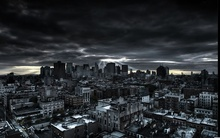
%> input picture segundoParcial/practicas/practica3/city.jpg, 220 x 138 px, shrunk from 736 x 460 before the run
$ octave parte3.m   (GNU Octave 9; MATLAB toolbox functions it lacks are replaced by stand-ins)
%> lines starting %> are read from the running program, lines starting %| are printed output that depends on the picture; long printed decimals are rounded
% Leer la imagen
img = imread('city.jpg');
%> img is the input picture: size 138x220x3 uint8; mean R, G, B 41.9, 45.5, 49.3

% Convertir la imagen a escala de grises si es necesario
if size(img, 3) == 3
    img = rgb2gray(img);
%> img: size 138x220 uint8
end

% Generar y mostrar el histograma de la imagen original
figure;
histogram(img, 256, 'Normalization', 'probability');
title('Histograma');
xlabel('Niveles de Gris');
ylabel('Probabilidad');
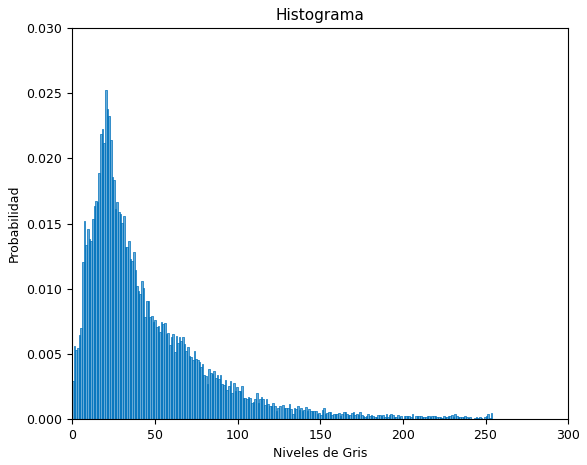
%> figure redrawn from the program's plot data; tallest bar 0.0252 high, from x = 19.84 to 20.84

% Aplanar la imagen en un vector
img = img(:);

% Calcular histograma
histograma = histcounts(double(img), 0:256);
%> histograma = 256 values, max 766 at index 21, min 0 at index 256, mean 118.6

% Calcular probabilidades
probabilidades = histograma / numel(img);
%> probabilidades = 256 values, max 0.0252 at index 21, min 0 at index 256, mean 0.00391

% Crear una matriz con los valores de los píxeles y sus probabilidades
nodes = [probabilidades' (0:255)'];
%> nodes = 256 rows, first 12: [0.0029 0; 0.00563 1; 0.00534 2; 0.00547 3; 0.00642 4; 0.00702 5; 0.012 6; 0.0152 7; 0.0133 8; 0.0146 9; 0.0138 10; 0.0136 11]

% Ordenar la matriz por probabilidades de mayor a menor
nodes = sortrows(nodes, -1);
%> nodes = 256 rows, first 12: [0.0252 20; 0.0238 21; 0.0233 22; 0.0222 18; 0.0219 17; 0.0214 23; 0.0212 19; 0.0189 16; 0.0185 24; 0.0183 25; 0.0167 14; 0.0166 15]

% Guardar las probabilidades ordenadas en un archivo txt
fid = fopen('parte3.txt', 'w');
for i = 1:256
    % Calcular el número de bits necesarios para representar el píxel
    bits = ceil(log2(i));
    fprintf(fid, 'Pixel: %d, Probabilidad: %f, Bits: %d\n', nodes(i, 2), nodes(i, 1), bits);
end

% Mostrar las probabilidades iniciales
disp('Probabilidades ordenadas:');
disp(nodes(:, 1)');
%|  Columns 1 through 7:
%|    0.02523   0.02378   0.02329   0.02223   0.02187   0.02144   0.02121
%|  Columns 8 through 14:
%|    0.01891   0.01854   0.01831   0.01673   0.01663   0.01663   0.01634
%|  Columns 15 through 21:
%|    0.01611   0.01591   0.01574   0.01558   0.01538   0.01518   0.01502
%|  Columns 22 through 28:
%|    0.01459   0.0138   0.01364   0.01364   0.01334   0.01324   0.01317
%|  Columns 29 through 35:
%|    0.01285   0.01232   0.01212   0.01202   0.01146   0.01

% Calcular el número total de símbolos en la fuente de información
n = numel(img);
%> n = 30360

% Calcular el porcentaje de agrupamiento
porcentaje_agrupamiento = (2/n) * (n - 1) * 100;
%> porcentaje_agrupamiento = 200

disp(['Porcentaje de agrupamiento aproximado: ', num2str(porcentaje_agrupamiento), '%']);
%| Porcentaje de agrupamiento aproximado: 199.9934%

% Sumar las dos últimas probabilidades hasta que solo queden dos
%> (the run ends here)

$ run again, with segundoParcial/practicas/practica3/dinamarca.jpg copied over segundoParcial/practicas/practica3/city.jpg
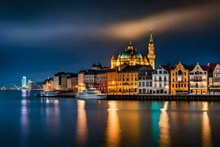
%> input picture segundoParcial/practicas/practica3/dinamarca.jpg, 220 x 147 px, shrunk from 1470 x 980 before the run
%> img is the input picture: size 147x220x3 uint8; mean R, G, B 62.7, 66.3, 69.2
%> `img = rgb2gray(img);`:
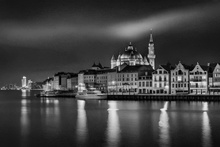
%> img: size 147x220 uint8; min 0, max 247, mean 65.5
%> `ylabel('Probabilidad');`:
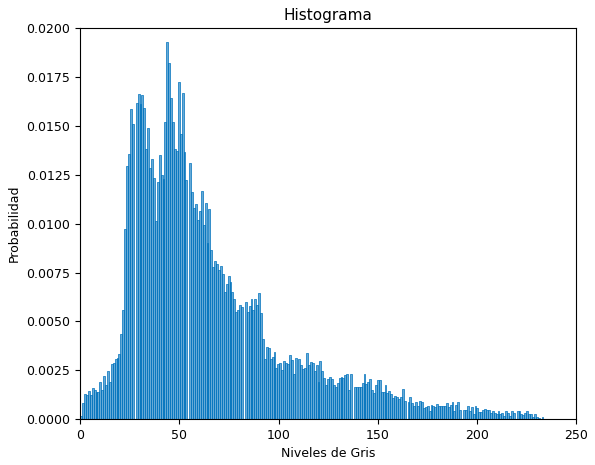
%> figure redrawn from the program's plot data; tallest bar 0.0193 high, from x = 43.42 to 44.38
%> histograma = 256 values, max 624 at index 45, min 0 at index 239, mean 126.3
%> probabilidades = 256 values, max 0.0193 at index 45, min 0 at index 239, mean 0.00391
%> `nodes = [probabilidades' (0:255)'];`: nodes = 256 rows, first 12: [0.000186 0; 0.000804 1; 0.00127 2; 0.00124 3; 0.00145 4; 0.00124 5; 0.00158 6; 0.00152 7; 0.00139 8; 0.00139 9; 0.00189 10; 0.00148 11]
%> `nodes = sortrows(nodes, -1);`: nodes = 256 rows, first 12: [0.0193 44; 0.0182 45; 0.0172 50; 0.0167 52; 0.0166 29; 0.0166 31; 0.0164 46; 0.0162 28; 0.0161 30; 0.0159 32; 0.0159 26; 0.0152 47]
%|  Columns 1 through 7:
%|    0.01929   0.01821   0.01722   0.01667   0.01661   0.01657   0.01642
%|  Columns 8 through 14:
%|    0.01617   0.01611   0.01593   0.01586   0.01521   0.01518   0.01509
%|  Columns 15 through 21:
%|    0.01487   0.0146   0.01382   0.01379   0.0137   0.01367   0.01354
%> (further printed lines are left out)
%| Porcentaje de agrupamiento aproximado: 199.9938%
